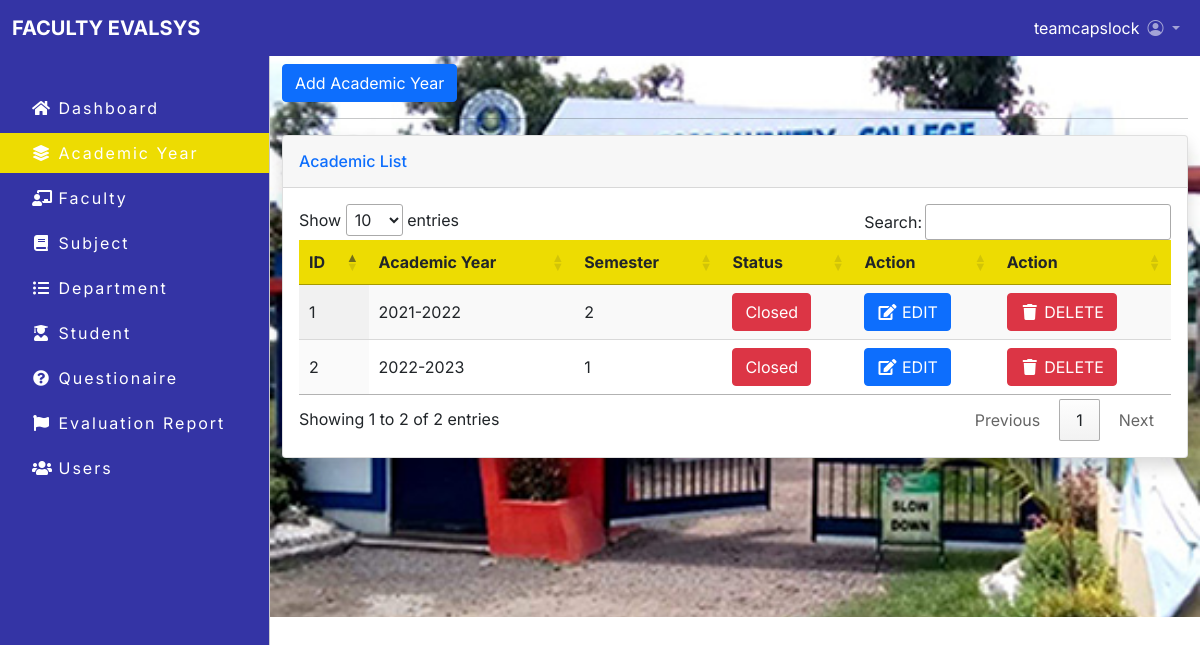
Page /academic_list.php (signed in) on the earlier database version.
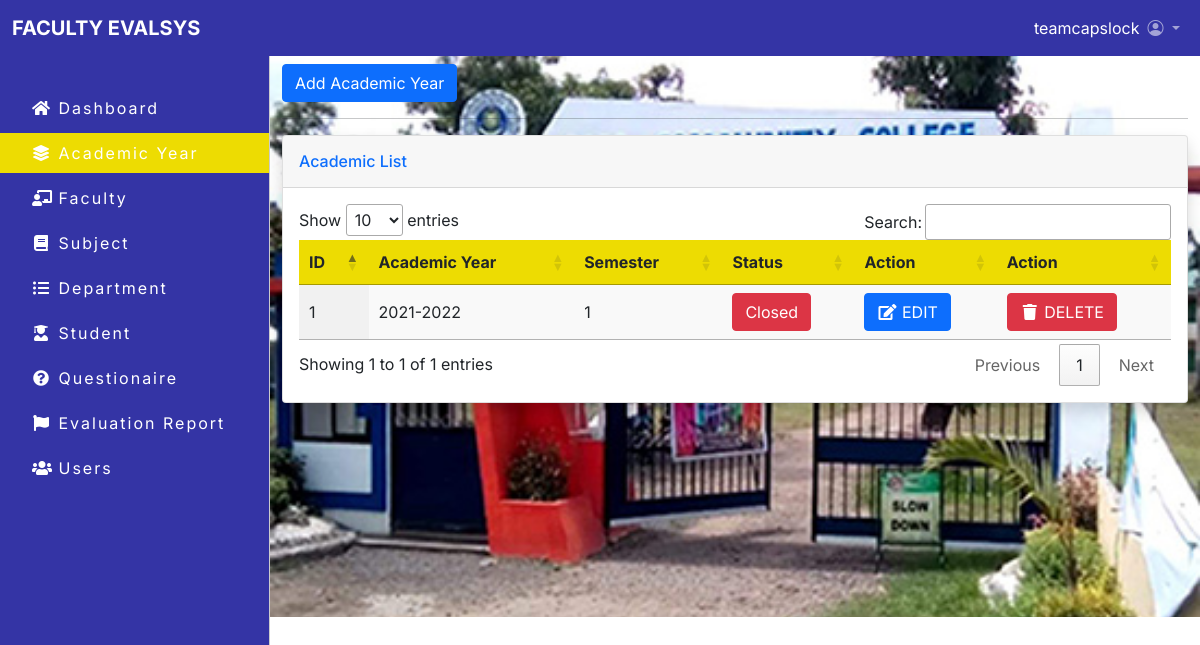
Same page on the later database version.
### tables this page shows
CREATE TABLE `academic` (
  `id` tinyint(30) NOT NULL,
  `academic_year` varchar(30) NOT NULL,
  `semester` int(30) NOT NULL,
  `status` varchar(30) NOT NULL
);

### navbar-items/navbar_items.php (called while the page is built)
<?php
    $items = [
        [
            'label' => 'Dashboard',
            'icon'  => 'fa-home',
            'pages' => ['dashboard.php']
        ],
        [
            'label' => 'Academic Year',
            'icon'  => 'fa-layer-group',
            'pages' => ['academic_list.php', 'viewedit_acad.php', 'update-acad.php']
        ],
        [
            'label' => 'Faculty',
            'icon'  => 'fa-chalkboard-teacher',
            'pages' => ['faculty_list.php', 'viewedit-faculty.php', 'update-faculty.php']
        ],
        [
            'label' => 'Subject',
            'icon'  => 'fa-book',
            'pages' => ['subject_list.php', 'viewedit_subjectlist.php', 'update_subject_list.php']
        ],
        [
            'label' => 'Department',
            'icon'  => 'fa-list-ul',
            'pages' => ['department.php', 'viewedit_classlist.php', 'update_classlist.php']
        ],
        [
            'label' => 'Student',
            'icon'  => 'fa-user-graduate',
            'pages' => ['student_list.php', 'viewedit.php', 'update.php', 'student_info.php']
        ],
        [
            'label' => 'Questionaire',
            'icon'  => 'fa-question-circle',
            'pages' => ['question-list.php']
        ],
        [
            'label' => 'Evaluation Report',
            'icon'  => 'fa-fw fa-flag',
            'pages' => ['report.php']
        ],
        [
            'label' => 'Users',
            'icon'  => 'fa-users',
            'pages' => ['user_list.php']
        ],
    ]
?>

### academic_list.php (the view, shortened to what the changed rows need)
<!DOCTYPE html>
<html lang="en">
<?php include'includes/header.php'; ?>
<body>
    <?php include'includes/admin-navbar.php'; ?>
    <main class="mt-5 pt-3" style="background-image: url(img/bcc_cover.jpg); background-repeat: no-repeat; background-size: cover; height: 569px;">
        <div class="container-fluid">
    <div class="card shadow mb-4">
        <div class="card-body">
            <div class="table-responsive">
            <?php
            include_once'koneksyon.php';
            $qryview = "SELECT * FROM academic";
            $result = mysqli_query($koneksyon, $qryview);
            ?>
                <table class="display" id="myTable" width="100%" cellspacing="0">
                    <thead style="background-color: #eddc02;">
                        <tr>
                            <th>ID</th>
                            <th>Academic Year</th>
                            <th>Semester</th>
                            <th>Status</th>
                            <th>Action</th>
                            <th>Action</th>
                        </tr>
                    </thead>
                    <tbody>
                    <?php
                    $no = 1;
                    while($row = mysqli_fetch_array($result)) { ?>
                        <tr>
                            <td><?php echo $no ?></td>
                            <td><?php echo $row['academic_year'] ?></td>
                            <td><?php echo $row['semester'] ?></td>
                            <td><?php
                            if($row['status'] == 1){
                                echo '<a class="btn btn-primary" href="set_acad.php?id='.$row['id'].'&status=0">Active</a>';
                            }elseif($row['status'] == 2){
                                echo '<a class="btn btn-success" href="set_acad.php?id='.$row['id'].'&status=1">Pending</a>';
                            }else{
                                echo '<a class="btn btn-danger" href="set_acad.php?id='.$row['id'].'&status=2">Closed</a>';
                            }
                        ?></td>
                            <td><a type="button" class="btn btn-primary" href="viewedit_acad.php?id=<?php echo $row['id']; ?>"><span class="fa fa-fw fa-edit"></span> EDIT</a></td>
                            <td><button class="btn btn-danger" type="button" onClick="deleteme(<?php echo $row['id']; ?>)" name="delete" ><span class="fa fa-fw fa-trash"></span> DELETE </button></td>
                        </tr>
                    <?php $no++;} ?>
                    </tbody>
                </table>
            </div>
        </div>
    </div>
        </div>
    </main>
</body>
</html>

### includes/admin-navbar.php (shortened to what the changed rows need)
<?php
if (isset($_SESSION['username']) && isset($_SESSION['id'])) { ?>
	<div class="offcanvas offcanvas-start bg-offc text-white sidebar-nav" tabindex="-1" id="offcanvasExample" aria-labelledby="offcanvasExampleLabel">
	  <div class="offcanvas-body p-0">
	    <nav class="navbar-dark">
	    	<ul class="navbar-nav">
	    		<div class="sm-wrapper">
	    			<?php
				        require_once 'navbar-items/navbar_items.php';
				        foreach ($items as $item) {
				        	echo "<li>";
				            echo "<a href='" . $item['pages'][0] . "'" . (in_array(basename($_SERVER['SCRIPT_NAME']), $item['pages']) ? " class='active'" : "") . ">";
				            echo "<span class='fas fa-fw " . $item['icon'] . "'></span> ";
				            echo $item['label'];
				            echo "</a>";
				            echo "</li>";
				        }
				     ?>
	    		</div>
	    	</ul>
	    </nav>
	  </div>
	</div>
	<?php }else{
		header("location: index.php");
	} ?>

Differences in the rows shown:
removed academic: academic_year "2021-2022", semester "2"
removed academic: academic_year "2022-2023", semester "1"
added academic: academic_year "2021-2022", semester "1"
Other differences:
text written by a page script: "Show entries Search: Showing 1 to 2 of 2 entries Previous 1 Next" → "Show entries Search: Showing 1 to 1 of 1 entries Previous 1 Next"
